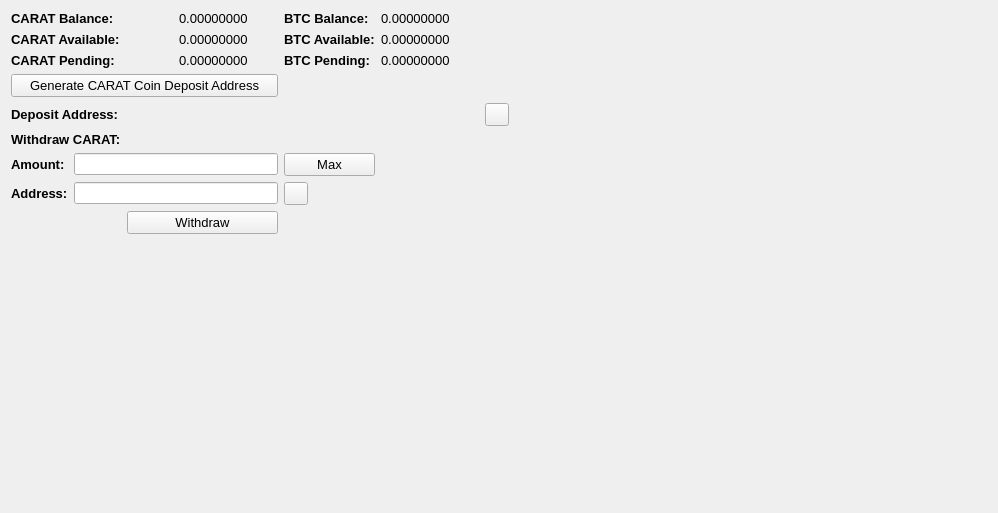
     <widget class="QWidget" name="BalanceTab">
      <attribute name="title">
       <string>Balance</string>
      </attribute>
      <layout class="QGridLayout" name="gridLayout_2">
       <item row="0" column="0" colspan="2">
        <widget class="QLabel" name="label_11">
         <property name="font">
          <font>
           <pointsize>10</pointsize>
           <weight>75</weight>
           <bold>true</bold>
          </font>
         </property>
         <property name="text">
          <string>CARAT Balance:</string>
         </property>
        </widget>
       </item>
       <item row="0" column="3">
        <widget class="QLabel" name="CARATBalanceLabel">
         <property name="font">
          <font>
           <pointsize>10</pointsize>
          </font>
         </property>
         <property name="text">
          <string>0.00000000</string>
         </property>
         <property name="textInteractionFlags">
          <set>Qt::LinksAccessibleByMouse|Qt::TextSelectableByMouse</set>
         </property>
        </widget>
       </item>
       <item row="0" column="4">
        <widget class="QLabel" name="label_12">
         <property name="font">
          <font>
           <pointsize>10</pointsize>
           <weight>75</weight>
           <bold>true</bold>
          </font>
         </property>
         <property name="text">
          <string>BTC Balance:</string>
         </property>
        </widget>
       </item>
       <item row="0" column="5">
        <widget class="QLabel" name="BitcoinBalanceLabel">
         <property name="font">
          <font>
           <pointsize>10</pointsize>
          </font>
         </property>
         <property name="text">
          <string>0.00000000</string>
         </property>
         <property name="textInteractionFlags">
          <set>Qt::LinksAccessibleByMouse|Qt::TextSelectableByMouse</set>
         </property>
        </widget>
       </item>
       <item row="0" column="7" rowspan="10">
        <spacer name="horizontalSpacer_4">
         <property name="orientation">
          <enum>Qt::Horizontal</enum>
         </property>
         <property name="sizeHint" stdset="0">
          <size>
           <width>478</width>
           <height>488</height>
          </size>
         </property>
        </spacer>
       </item>
       <item row="1" column="0" colspan="2">
        <widget class="QLabel" name="label_13">
         <property name="font">
          <font>
           <pointsize>10</pointsize>
           <weight>75</weight>
           <bold>true</bold>
          </font>
         </property>
         <property name="text">
          <string>CARAT Available:</string>
         </property>
        </widget>
       </item>
       <item row="1" column="3">
        <widget class="QLabel" name="CARATAvailableLabel_2">
         <property name="font">
          <font>
           <pointsize>10</pointsize>
          </font>
         </property>
         <property name="text">
          <string>0.00000000</string>
         </property>
         <property name="textInteractionFlags">
          <set>Qt::LinksAccessibleByMouse|Qt::TextSelectableByMouse</set>
         </property>
        </widget>
       </item>
       <item row="1" column="4">
        <widget class="QLabel" name="label_15">
         <property name="font">
          <font>
           <pointsize>10</pointsize>
           <weight>75</weight>
           <bold>true</bold>
          </font>
         </property>
         <property name="text">
          <string>BTC Available:</string>
         </property>
        </widget>
       </item>
       <item row="1" column="5">
        <widget class="QLabel" name="BitcoinAvailableLabel">
         <property name="font">
          <font>
           <pointsize>10</pointsize>
          </font>
         </property>
         <property name="text">
          <string>0.00000000</string>
         </property>
         <property name="textInteractionFlags">
          <set>Qt::LinksAccessibleByMouse|Qt::TextSelectableByMouse</set>
         </property>
        </widget>
       </item>
       <item row="2" column="0" colspan="2">
        <widget class="QLabel" name="label_14">
         <property name="font">
          <font>
           <pointsize>10</pointsize>
           <weight>75</weight>
           <bold>true</bold>
          </font>
         </property>
         <property name="text">
          <string>CARAT Pending:</string>
         </property>
        </widget>
       </item>
       <item row="2" column="3">
        <widget class="QLabel" name="CARATPendingLabel">
         <property name="font">
          <font>
           <pointsize>10</pointsize>
          </font>
         </property>
         <property name="text">
          <string>0.00000000</string>
         </property>
         <property name="textInteractionFlags">
          <set>Qt::LinksAccessibleByMouse|Qt::TextSelectableByMouse</set>
         </property>
        </widget>
       </item>
       <item row="2" column="4">
        <widget class="QLabel" name="label_31">
         <property name="font">
          <font>
           <pointsize>10</pointsize>
           <weight>75</weight>
           <bold>true</bold>
          </font>
         </property>
         <property name="text">
          <string>BTC Pending:</string>
         </property>
        </widget>
       </item>
       <item row="2" column="5">
        <widget class="QLabel" name="BitcoinPendingLabel">
         <property name="font">
          <font>
           <pointsize>10</pointsize>
          </font>
         </property>
         <property name="text">
          <string>0.00000000</string>
         </property>
         <property name="textInteractionFlags">
          <set>Qt::LinksAccessibleByMouse|Qt::TextSelectableByMouse</set>
         </property>
        </widget>
       </item>
       <item row="3" column="0" colspan="4">
        <widget class="QPushButton" name="GenDepositBTN">
         <property name="font">
          <font>
           <pointsize>10</pointsize>
          </font>
         </property>
         <property name="text">
          <string>Generate CARAT Coin Deposit Address</string>
         </property>
        </widget>
       </item>
       <item row="4" column="0" colspan="3">
        <widget class="QLabel" name="label_33">
         <property name="font">
          <font>
           <pointsize>10</pointsize>
           <weight>75</weight>
           <bold>true</bold>
          </font>
         </property>
         <property name="text">
          <string>Deposit Address:</string>
         </property>
        </widget>
       </item>
       <item row="4" column="3" colspan="3">
        <widget class="QLabel" name="DepositAddressLabel">
         <property name="minimumSize">
          <size>
           <width>300</width>
           <height>0</height>
          </size>
         </property>
         <property name="palette">
          <palette>
           <active>
            <colorrole role="WindowText">
             <brush brushstyle="SolidPattern">
              <color alpha="255">
               <red>0</red>
               <green>0</green>
               <blue>0</blue>
              </color>
             </brush>
            </colorrole>
            <colorrole role="Text">
             <brush brushstyle="SolidPattern">
              <color alpha="255">
               <red>0</red>
               <green>0</green>
               <blue>255</blue>
              </color>
             </brush>
            </colorrole>
           </active>
           <inactive>
            <colorrole role="WindowText">
             <brush brushstyle="SolidPattern">
              <color alpha="255">
               <red>0</red>
               <green>0</green>
               <blue>0</blue>
              </color>
             </brush>
            </colorrole>
            <colorrole role="Text">
             <brush brushstyle="SolidPattern">
              <color alpha="255">
               <red>0</red>
               <green>0</green>
               <blue>255</blue>
              </color>
             </brush>
            </colorrole>
           </inactive>
           <disabled>
            <colorrole role="WindowText">
             <brush brushstyle="SolidPattern">
              <color alpha="255">
               <red>120</red>
               <green>120</green>
               <blue>120</blue>
              </color>
             </brush>
            </colorrole>
            <colorrole role="Text">
             <brush brushstyle="SolidPattern">
              <color alpha="255">
               <red>120</red>
               <green>120</green>
               <blue>120</blue>
              </color>
             </brush>
            </colorrole>
           </disabled>
          </palette>
         </property>
         <property name="font">
          <font>
           <pointsize>10</pointsize>
           <weight>75</weight>
           <bold>true</bold>
          </font>
         </property>
         <property name="text">
          <string/>
         </property>
         <property name="alignment">
          <set>Qt::AlignRight|Qt::AlignTrailing|Qt::AlignVCenter</set>
         </property>
         <property name="textInteractionFlags">
          <set>Qt::LinksAccessibleByMouse|Qt::TextSelectableByKeyboard|Qt::TextSelectableByMouse</set>
         </property>
        </widget>
       </item>
       <item row="4" column="6">
        <widget class="QToolButton" name="DepositCopyButton">
         <property name="toolTip">
          <string>Copy to clipboard</string>
         </property>
         <property name="text">
          <string/>
         </property>
         <property name="icon">
          <iconset resource="../bitcoin.qrc">
           <normaloff>:/icons/editcopy</normaloff>:/icons/editcopy</iconset>
         </property>
         <property name="shortcut">
          <string>Alt+P</string>
         </property>
        </widget>
       </item>
       <item row="5" column="0" colspan="2">
        <widget class="QLabel" name="label_34">
         <property name="font">
          <font>
           <pointsize>10</pointsize>
           <weight>75</weight>
           <bold>true</bold>
          </font>
         </property>
         <property name="text">
          <string>Withdraw CARAT:</string>
         </property>
        </widget>
       </item>
       <item row="6" column="0">
        <widget class="QLabel" name="label_26">
         <property name="font">
          <font>
           <pointsize>10</pointsize>
           <weight>75</weight>
           <bold>true</bold>
          </font>
         </property>
         <property name="text">
          <string>Amount:</string>
         </property>
        </widget>
       </item>
       <item row="6" column="1" colspan="3">
        <widget class="QLineEdit" name="WithdrawUnitsInput">
         <property name="font">
          <font>
           <pointsize>9</pointsize>
           <weight>75</weight>
           <bold>true</bold>
          </font>
         </property>
         <property name="text">
          <string/>
         </property>
        </widget>
       </item>
       <item row="6" column="4">
        <widget class="QPushButton" name="Withdraw_Max_Amount">
         <property name="font">
          <font>
           <pointsize>10</pointsize>
          </font>
         </property>
         <property name="text">
          <string>Max</string>
         </property>
        </widget>
       </item>
       <item row="7" column="0">
        <widget class="QLabel" name="label_10">
         <property name="font">
          <font>
           <pointsize>10</pointsize>
           <weight>75</weight>
           <bold>true</bold>
          </font>
         </property>
         <property name="text">
          <string>Address:</string>
         </property>
        </widget>
       </item>
       <item row="7" column="1" colspan="3">
        <widget class="QLineEdit" name="WithdrawAddress">
         <property name="font">
          <font>
           <pointsize>9</pointsize>
           <weight>75</weight>
           <bold>true</bold>
          </font>
         </property>
        </widget>
       </item>
       <item row="7" column="4">
        <widget class="QToolButton" name="WithdrawPasteButton">
         <property name="toolTip">
          <string>Paste from clipboard</string>
         </property>
         <property name="text">
          <string/>
         </property>
         <property name="icon">
          <iconset resource="../bitcoin.qrc">
           <normaloff>:/icons/editpaste</normaloff>:/icons/editpaste</iconset>
         </property>
         <property name="shortcut">
          <string>Alt+P</string>
         </property>
        </widget>
       </item>
       <item row="8" column="2" colspan="2">
        <widget class="QPushButton" name="WithdrawUnitsBtn">
         <property name="font">
          <font>
           <pointsize>10</pointsize>
          </font>
         </property>
         <property name="text">
          <string>Withdraw</string>
         </property>
        </widget>
       </item>
       <item row="9" column="0" colspan="6">
        <spacer name="verticalSpacer">
         <property name="orientation">
          <enum>Qt::Vertical</enum>
         </property>
         <property name="sizeHint" stdset="0">
          <size>
           <width>428</width>
           <height>262</height>
          </size>
         </property>
        </spacer>
       </item>
      </layout>
      <zorder>label_31</zorder>
      <zorder>label_15</zorder>
      <zorder>label_12</zorder>
      <zorder>label_14</zorder>
      <zorder>label_13</zorder>
      <zorder>label_11</zorder>
      <zorder>BitcoinBalanceLabel</zorder>
      <zorder>CARATBalanceLabel</zorder>
      <zorder>CARATAvailableLabel_2</zorder>
      <zorder>CARATPendingLabel</zorder>
      <zorder>BitcoinAvailableLabel</zorder>
      <zorder>BitcoinPendingLabel</zorder>
      <zorder>label_33</zorder>
      <zorder>GenDepositBTN</zorder>
      <zorder>DepositAddressLabel</zorder>
      <zorder>Withdraw_Max_Amount</zorder>
      <zorder>label_34</zorder>
      <zorder>WithdrawUnitsInput</zorder>
      <zorder>label_10</zorder>
      <zorder>label_26</zorder>
      <zorder>WithdrawAddress</zorder>
      <zorder>WithdrawUnitsBtn</zorder>
      <zorder>horizontalSpacer_4</zorder>
      <zorder>verticalSpacer</zorder>
      <zorder>WithdrawPasteButton</zorder>
      <zorder>DepositCopyButton</zorder>
     </widget>
